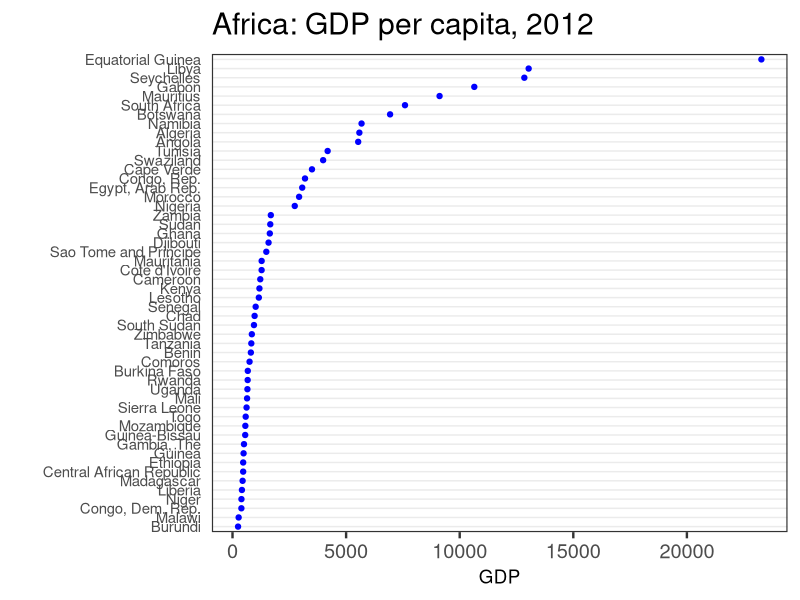
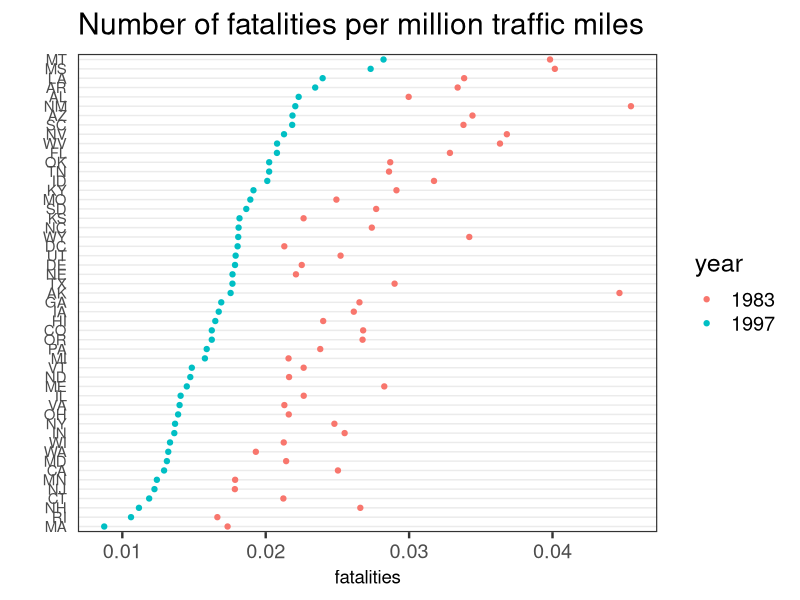
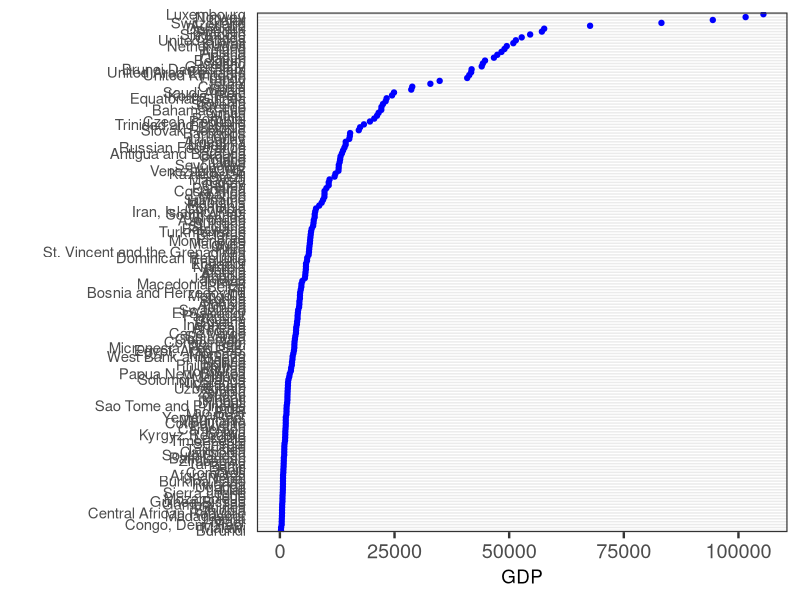

The R source for these figures, in order:
## ---- chunk 1
library(knitr)
options(digits = 3, scipen = 999)
opts_chunk$set(fig.align='center',
               message = FALSE, 
               warning = FALSE, echo = TRUE)
## ---- chunk 2
## Cleveland Dot Plot theme
library(tidyverse)
theme_dotplot <- theme_bw(18) +
    theme(axis.text.y = element_text(size = rel(.75)),
          axis.ticks.y = element_blank(),
          axis.title.x = element_text(size = rel(.75)),
          panel.grid.major.x = element_blank(),
          panel.grid.major.y = element_line(size = 0.5),
          panel.grid.minor.x = element_blank())
## ---- chunk 3
world <-  read_csv("../data/countries2012.csv")
africa <- world %>% filter(CONTINENT == "Africa")
g <- ggplot(africa, aes(x = GDP, y = fct_reorder(COUNTRY, GDP))) +
    geom_point(color = "blue") + ylab("") +
    theme_dotplot + ggtitle("Africa: GDP per capita, 2012")
g
## ---- chunk 4
library(AER)
data("USSeatBelts")
belts <- USSeatBelts %>% 
    filter(year %in% c(1983, 1997)) %>% 
    select(state, year, fatalities) 
 
ggplot(belts, aes(x = fatalities, 
                  y = fct_reorder2(state, year, -fatalities), 
                  color = year)) + 
    geom_point() + ylab("") + theme_dotplot + 
    ggtitle("Number of fatalities per million traffic miles")
## ---- chunk 5

g <- ggplot(world, aes(x = GDP, y = fct_reorder(COUNTRY, GDP))) +
    geom_point(color = "blue") + ylab("") +
    theme_dotplot
g
